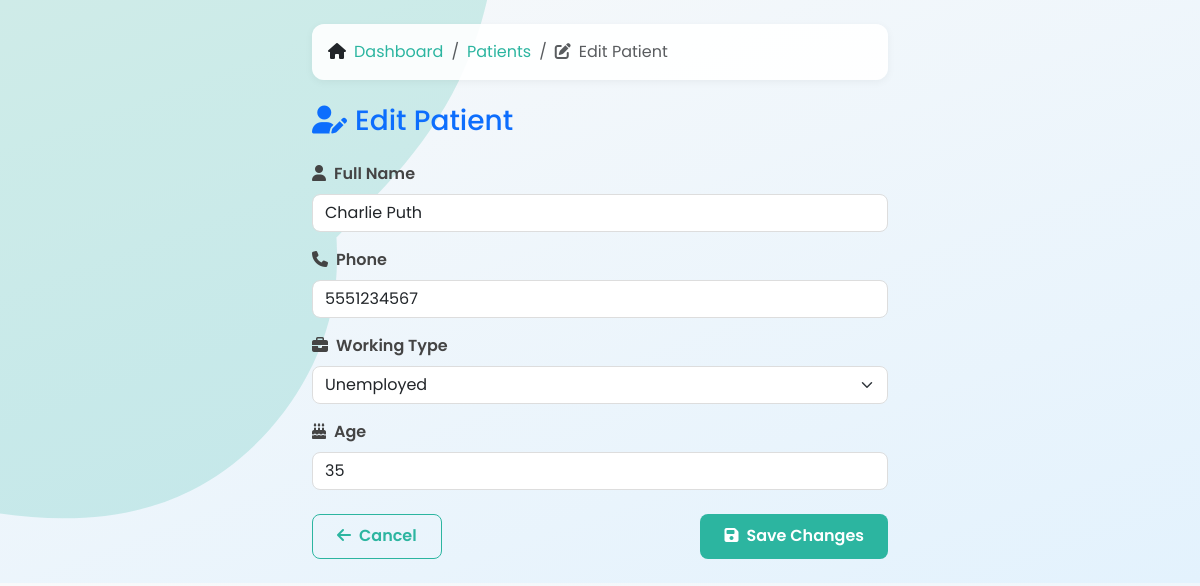
Screenshot of /edit_patient.php?id=3 with the database file from the repository.
### tables this page shows
CREATE TABLE `patients` (
  `id` int NOT NULL,
  `full_name` varchar(100) NOT NULL,
  `phone` varchar(20) NOT NULL,
  `working_type` enum('student','employed','self-employed','unemployed') NOT NULL,
  `created_at` datetime DEFAULT CURRENT_TIMESTAMP,
  `age` int NOT NULL
);

### edit_patient.php (the view, shortened to what this page needs)
<?php
require_once 'config.php';
$id = $_GET['id'] ?? null;
$stmt = $pdo->prepare("SELECT * FROM patients WHERE id = ?");
$stmt->execute([$id]);
$patient = $stmt->fetch();
?>
<!DOCTYPE html>
<html lang="en">
<head>
    <link href="https://cdn.jsdelivr.net/npm/bootstrap@5.3.3/dist/css/bootstrap.min.css" rel="stylesheet" />
    <link href="https://cdnjs.cloudflare.com/ajax/libs/font-awesome/6.5.0/css/all.min.css" rel="stylesheet" />
</head>
<body class="p-4">
<div class="container" style="max-width: 600px;">
    <nav class="mb-4" aria-label="breadcrumb">
        <ol class="breadcrumb">
            <li class="breadcrumb-item"><i class="fas fa-home me-2"></i><a href="dashboard.php">Dashboard</a></li>
            <li class="breadcrumb-item"><a href="patients.php">Patients</a></li>
            <li class="breadcrumb-item active" aria-current="page"><i class="fas fa-edit me-2"></i>Edit Patient</li>
        </ol>
    </nav>
    <h3 class="mb-4 text-primary"><i class="fas fa-user-edit me-2"></i>Edit Patient</h3>
    <form action="edit_patient.php?id=<?= $patient['id'] ?>" method="POST" novalidate>
        <div class="mb-3">
            <label for="full_name" class="form-label"><i class="fas fa-user me-2"></i>Full Name</label>
            <input type="text" name="full_name" id="full_name" class="form-control"
                   value="<?= htmlspecialchars($patient['full_name']) ?>" required />
        </div>
        <div class="mb-3">
            <label for="phone" class="form-label"><i class="fas fa-phone me-2"></i>Phone</label>
            <input type="text" name="phone" id="phone" class="form-control"
                   value="<?= htmlspecialchars($patient['phone']) ?>" required />
        </div>
        <div class="mb-3">
            <label for="working_type" class="form-label"><i class="fas fa-briefcase me-2"></i>Working Type</label>
            <select name="working_type" id="working_type" class="form-select" required>
                <?php
                $types = ['student' => 'Student', 'employed' => 'Employed', 'self-employed' => 'Self-Employed', 'unemployed' => 'Unemployed'];
                foreach ($types as $value => $label) {
                    $selected = $patient['working_type'] === $value ? 'selected' : '';
                    echo "<option value=\"$value\" $selected>$label</option>";
                }
                ?>
            </select>
        </div>
        <div class="mb-4">
            <label for="age" class="form-label"><i class="fas fa-birthday-cake me-2"></i>Age</label>
            <input type="number" name="age" id="age" class="form-control"
                   value="<?= (int)$patient['age'] ?>" min="1" required />
        </div>
        <div class="d-flex justify-content-between">
            <a href="patients.php" class="btn btn-outline-secondary">
                <i class="fas fa-arrow-left me-2"></i>Cancel
            </a>
            <button type="submit" class="btn btn-primary">
                <i class="fas fa-save me-2"></i>Save Changes
            </button>
        </div>
    </form>
</div>
</body>
</html>

### edit_patient.php (style rules this page uses)
:root { --primary: #2cb5a0; --secondary: #f0f7fa; --accent: #ff7f50; }
body { font-family: 'Poppins', sans-serif; background-size: cover; animation: fadeIn 0.5s ease-in-out both; }
.breadcrumb { background: rgba(255,255,255,0.9); padding: 1rem; border-radius: 12px; box-shadow: 0 2px 8px rgba(0,0,0,0.05); }
.breadcrumb-item a { color: var(--primary); text-decoration: none; transition: all 0.2s ease; }
.btn-primary, .btn-outline-secondary { padding: 0.6rem 1.5rem; border-radius: 8px; font-weight: 600; }
.btn-primary { background: var(--primary); border: none; transition: all 0.2s ease; }
.btn-outline-secondary { border-color: var(--primary); color: var(--primary); }
.form-label { font-weight: 600; color: #444; }
.form-control, .form-select { border-radius: 8px; border: 1px solid #ddd; transition: border-color 0.2s ease; }

### rows the page displays
patients: full_name "Charlie Puth", phone "5551234567", age "35"

### other values shown
form field working_type "Unemployed"
